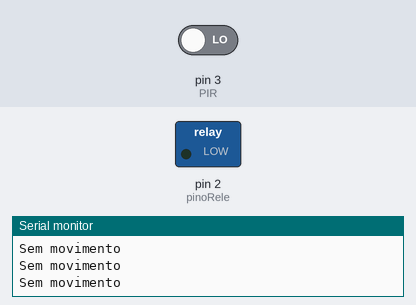
This sketch was run on a simulated Arduino Uno, built with avr-gcc and run on an emulated ATmega328P. Shown: switched loads named in the sketch (green lamp = pin HIGH), the last lines printed to the serial monitor. Inputs (shaded band) come from the test bench; at power-on: pin 3 (PIR) LOW.

Above: at 2.8 s.
2.9 s: pin 3 (PIR) driven HIGH
At 3.8 s:
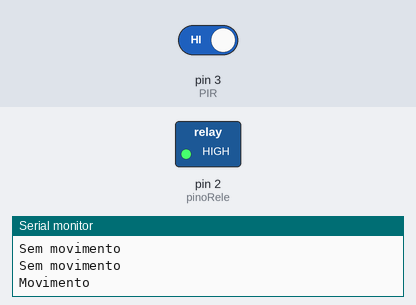
4.5 s: pin 3 (PIR) driven LOW
At 5.3 s:
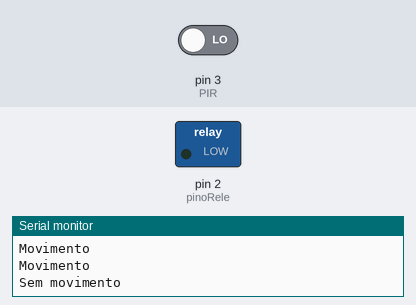
Timing chart, 0 to 7.5 s (numbered marks = the images above; inputs shaded):
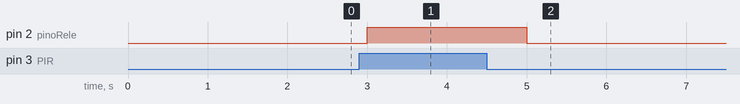

The sketch:

porta_autom_tica1.ino
```cpp
const int pinoRele = 2;
const int PIR = 3;

void setup(){

    pinMode(PIR, INPUT);
    pinMode(pinoRele, OUTPUT);
    Serial.begin(9600);
}

void loop(){

    int valor = digitalRead(PIR);

    if (valor == 1) {

        Serial.println("Movimento");
        digitalWrite(pinoRele, 1);
    }
    else{

        Serial.println("Sem movimento");
        digitalWrite(pinoRele, 0);
    }

    delay(1000);
}
```

Measured:
- after the input at 2.9 s, pin 2 (pinoRele): LOW → HIGH after 0.10 s
- after the input at 4.5 s, pin 2 (pinoRele): HIGH → LOW after 0.50 s
